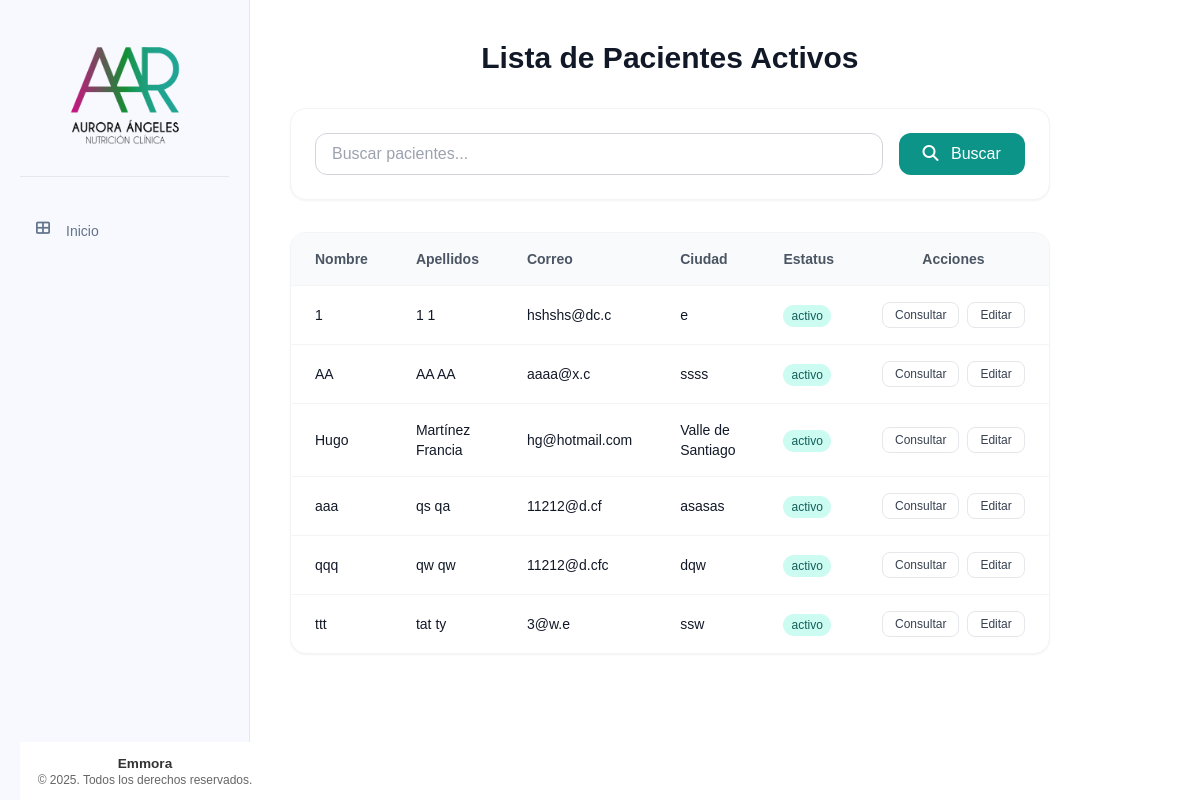
The page /pacientes/activos on the database its author committed.
### tables this page shows
CREATE TABLE pacientes (
    id INTEGER PRIMARY KEY AUTOINCREMENT,
    nombre TEXT NOT NULL,
    apellido_paterno TEXT NOT NULL,
    apellido_materno TEXT NOT NULL,
    fecha_nacimiento DATE NOT NULL,
    telefono TEXT NOT NULL,
    correo TEXT UNIQUE NOT NULL,
    ciudad TEXT NOT NULL,
    fecha_registro TIMESTAMP DEFAULT CURRENT_TIMESTAMP,
    status TEXT NOT NULL DEFAULT 'activo' CHECK (status IN ('activo', 'inactivo'))
);

### app/controllers/pacientes.py (the view)
@pacientes.route('/activos')
def lista_pacientes_activos():
    try:
        busqueda = request.args.get('busqueda', '')
        pacientes = Paciente.buscar(busqueda, status='activo')
        return render_template('pacientes/lista_pacientes.html',
                            pacientes=pacientes,
                            busqueda=busqueda,
                            tipo_lista="activos")
    except Exception as e:
        flash(f'Error al obtener la lista de pacientes: {str(e)}', 'error')
        return redirect(url_for('main.index'))

### app/db.py (called while the page is built)
def get_db():
    if 'db' not in g:
        try:
            g.db = sqlite3.connect(
                'pacientes.db',
                detect_types=sqlite3.PARSE_DECLTYPES
            )
            g.db.row_factory = sqlite3.Row
        except sqlite3.Error as e:
            logger.error(f"Error crítico al conectar con la base de datos SQLite: {e}")
            raise e
    return g.db

def query_db(query, args=(), one=False):
    try:
        cur = get_db().execute(query, args)
        rv = cur.fetchall()
        cur.close()
        return (rv[0] if rv else None) if one else rv
    except sqlite3.Error as e:
        logger.error(f"Error al ejecutar query: {query}. Args: {args}. Detalle: {e}")
        raise e

### app/models/paciente.py (called while the page is built)
    @staticmethod
    def buscar(busqueda, status='activo'):
        if busqueda:
            return query_db('''
                SELECT * FROM pacientes
                WHERE (nombre LIKE ? OR apellido_paterno LIKE ? OR apellido_materno LIKE ?)
                AND status = ?
                ORDER BY nombre
                ''',
                [f'%{busqueda}%', f'%{busqueda}%', f'%{busqueda}%', status])
        else:
            return query_db('SELECT * FROM pacientes WHERE status = ? ORDER BY nombre', [status])

### app/templates/pacientes/lista_pacientes.html (shortened to what this page needs)
{% extends "base/base.html" %}
{% block content %}
<div class="max-w-6xl mx-auto">
    <div class="mb-8 text-center">
        <h1 class="text-3xl font-bold text-gray-900">Lista de Pacientes {{ "Activos" if tipo_lista == "activos" else "Inactivos" }}</h1>
    </div>
    <div class="bg-white p-6 rounded-2xl shadow-sm border border-gray-100 mb-8">
        <form action="{{ url_for('pacientes.lista_pacientes_' + tipo_lista) }}" method="get" class="flex gap-4">
            <input type="text" name="busqueda" placeholder="Buscar pacientes..." value="{{ busqueda }}" class="flex-1 px-4 py-2 border border-gray-300 rounded-xl focus:ring-2 focus:ring-teal-500 focus:border-teal-500 transition">
            <button type="submit" class="px-6 py-2 bg-teal-600 hover:bg-teal-700 text-white rounded-xl font-medium transition">
                <i class="fas fa-search mr-2"></i> Buscar
            </button>
        </form>
    </div>
    <div class="bg-white rounded-2xl shadow-sm border border-gray-100 overflow-hidden">
        <div class="overflow-x-auto">
            <table class="w-full text-left">
                <thead class="bg-gray-50 border-b border-gray-100">
                    <tr>
                        <th class="px-6 py-4 text-sm font-semibold text-gray-600">Nombre</th>
                        <th class="px-6 py-4 text-sm font-semibold text-gray-600">Apellidos</th>
                        <th class="px-6 py-4 text-sm font-semibold text-gray-600">Correo</th>
                        <th class="px-6 py-4 text-sm font-semibold text-gray-600">Ciudad</th>
                        <th class="px-6 py-4 text-sm font-semibold text-gray-600">Estatus</th>
                        <th class="px-6 py-4 text-sm font-semibold text-gray-600 text-center">Acciones</th>
                    </tr>
                </thead>
                <tbody class="divide-y divide-gray-100">
                    {% for paciente in pacientes %}
                    <tr class="hover:bg-gray-50 transition">
                        <td class="px-6 py-4 text-sm text-gray-900">{{ paciente['nombre'] }}</td>
                        <td class="px-6 py-4 text-sm text-gray-900">{{ paciente['apellido_paterno'] }} {{ paciente['apellido_materno'] }}</td>
                        <td class="px-6 py-4 text-sm text-gray-900">{{ paciente['correo'] }}</td>
                        <td class="px-6 py-4 text-sm text-gray-900">{{ paciente['ciudad'] }}</td>
                        <td class="px-6 py-4 text-sm">
                            <span class="px-2 py-1 bg-teal-100 text-teal-800 rounded-full text-xs font-medium">{{ paciente['status'] }}</span>
                        </td>
                        <td class="px-6 py-4 text-sm text-center">
                            <div class="flex justify-center gap-2">
                                <a href="{{ url_for('pacientes.detalle_paciente', id=paciente['id']) }}" class="px-3 py-1 bg-white border border-gray-200 hover:bg-gray-50 text-gray-700 rounded-lg text-xs font-medium transition">Consultar</a>
                                <a href="{{ url_for('pacientes.editar_paciente', id=paciente['id']) }}" class="px-3 py-1 bg-white border border-gray-200 hover:bg-gray-50 text-gray-700 rounded-lg text-xs font-medium transition">Editar</a>
                            </div>
                        </td>
                    </tr>
                    {% endfor %}
                </tbody>
            </table>
        </div>
    </div>
</div>
{% endblock %}

### app/static/css/components/_tables.css (style rules this page uses)
.text-center { text-align: center; }

### app/static/css/style.css (style rules this page uses)
body { font-family: Arial, sans-serif; margin: 0; padding: 0; color: #2c3e50; }
.text-center { text-align: center; }

### rows shown on the page
pacientes: nombre "1", apellido_paterno "1", apellido_materno "1", correo "hshshs@dc.c", ciudad "e", status "activo"
pacientes: nombre "AA", apellido_paterno "AA", apellido_materno "AA", correo "aaaa@x.c", ciudad "ssss", status "activo"
pacientes: nombre "Hugo", apellido_paterno "Martínez", apellido_materno "Francia", correo "hg@hotmail.com", ciudad "Valle de Santiago", status "activo"
pacientes: nombre "aaa", apellido_paterno "qs", apellido_materno "qa", correo "11212@d.cf", ciudad "asasas", status "activo"
pacientes: nombre "qqq", apellido_paterno "qw", apellido_materno "qw", correo "11212@d.cfc", ciudad "dqw", status "activo"
pacientes: nombre "ttt", apellido_paterno "tat", apellido_materno "ty", correo "3@w.e", ciudad "ssw", status "activo"

### other values the page prints
{{ "Activos" if tipo_lista == "activos" else "Inactivos" }} "Activos"
